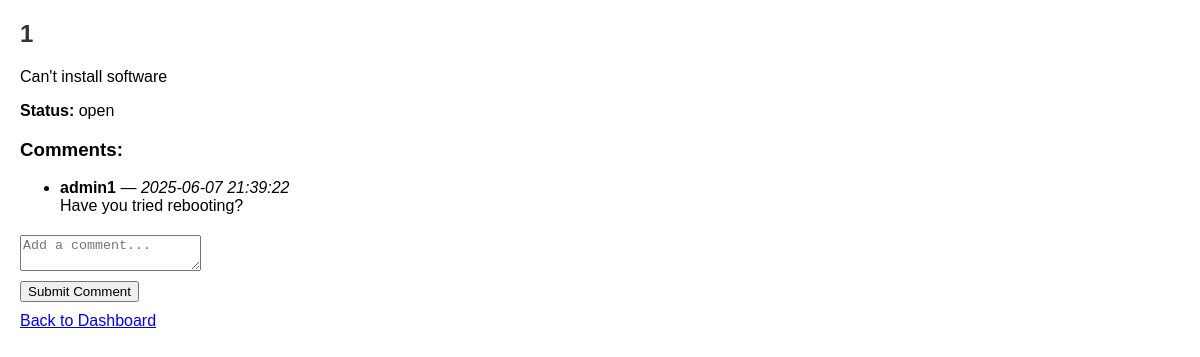
Before: /ticket/1 with the older database file.
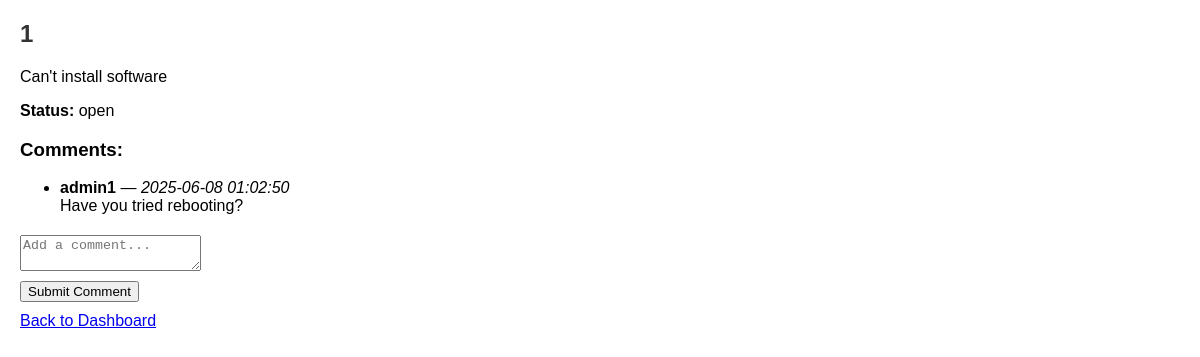
After: the same page with the newer database file.
### tables this page shows
CREATE TABLE tickets (
            ticket_id INTEGER PRIMARY KEY AUTOINCREMENT,
            user_id INTEGER NOT NULL,
            category_id INTEGER NOT NULL,
            title TEXT NOT NULL,
            description TEXT NOT NULL,
            status TEXT NOT NULL,
            created_at TIMESTAMP DEFAULT CURRENT_TIMESTAMP,
            FOREIGN KEY (user_id) REFERENCES users(user_id),
            FOREIGN KEY (category_id) REFERENCES categories(category_id)
        );

CREATE TABLE comments (
            comment_id INTEGER PRIMARY KEY AUTOINCREMENT,
            ticket_id INTEGER NOT NULL,
            user_id INTEGER NOT NULL,
            message TEXT NOT NULL,
            created_at TIMESTAMP DEFAULT CURRENT_TIMESTAMP,
            FOREIGN KEY (ticket_id) REFERENCES tickets(ticket_id),
            FOREIGN KEY (user_id) REFERENCES users(user_id)
        );

CREATE TABLE users (
            user_id INTEGER PRIMARY KEY AUTOINCREMENT,
            username TEXT NOT NULL UNIQUE,
            email TEXT NOT NULL UNIQUE,
            password BLOB NOT NULL,
            role TEXT NOT NULL
        );

### app.py (the view)
@app.route('/ticket/<int:ticket_id>')
def ticket_details(ticket_id):
    ticket = get_ticket(ticket_id)
    comments = get_comments_for_ticket(ticket_id)
    return render_template('ticket_details.html', ticket=ticket, comments=comments)

### database_operations.py (called while the page is built)
def get_db_connection():
    return sqlite3.connect(DB_NAME)

def get_ticket(ticket_id):
    conn = get_db_connection()
    cursor = conn.cursor()
    cursor.execute("SELECT * FROM tickets WHERE ticket_id = ?", (ticket_id,))
    ticket = cursor.fetchone()
    conn.close()
    return ticket

def get_comments_for_ticket(ticket_id):
    conn = get_db_connection()
    cursor = conn.cursor()
    cursor.execute("""
        SELECT comments.comment_id, comments.ticket_id, comments.user_id, comments.message, comments.created_at, users.username
        FROM comments
        JOIN users ON comments.user_id = users.user_id
        WHERE comments.ticket_id = ?
        ORDER BY comments.created_at ASC
    """, (ticket_id,))
    comments = cursor.fetchall()
    conn.close()
    return comments

### templates/ticket_details.html (shortened to what this page needs)
<!DOCTYPE html>
<html lang="en">
<head>
    <link rel="stylesheet" href="{{ url_for('static', filename='styles.css') }}">
</head>
<body>
    <h2>{{ ticket[2] }}</h2>
    <p>{{ ticket[3] }}</p>
    <p><strong>Status:</strong> {{ ticket[5] }}</p>
    <h3>Comments:</h3>
    <ul>
        {% for comment in comments %}
            <li>
                <strong>{{ comment[5] }}</strong> — <em>{{ comment[4] }}</em><br>
                {{ comment[3] }}
            </li>
        {% else %}
            <li>No comments yet.</li>
        {% endfor %}
    </ul>
    <form method="POST" action="{{ url_for('add_comment') }}">
        <textarea name="message" placeholder="Add a comment..." required></textarea>
        <button type="submit">Submit Comment</button>
    </form>
    <a href="/dashboard">Back to Dashboard</a>
</body>
</html>

### static/styles.css (style rules this page uses)
body { font-family: Arial, sans-serif; margin: 20px; }
h2 { color: #333; }
form { margin-top: 20px; }
input, button, textarea { display: block; margin-bottom: 10px; }

Changed rows visible on the page:
changed comments "Have you tried rebooting?": created_at "2025-06-07 21:39:22" → "2025-06-08 01:02:50"
